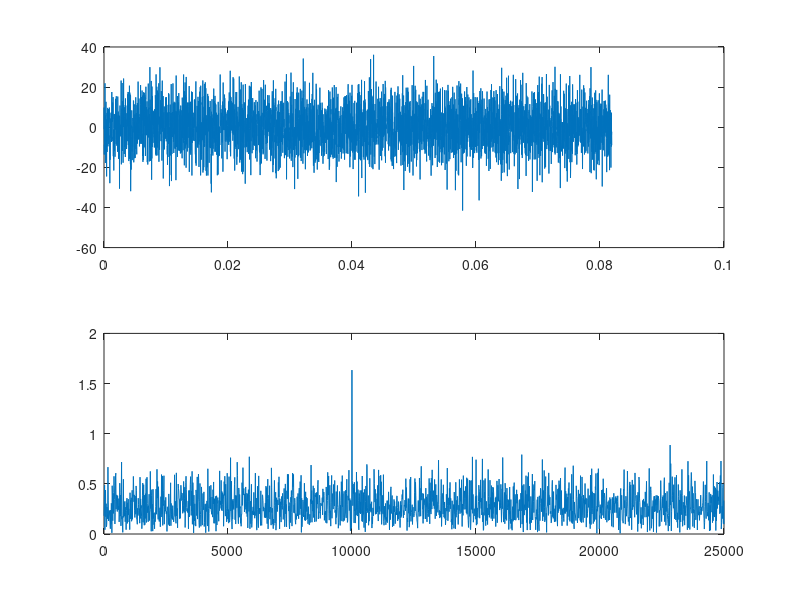

The MATLAB script that drew this image:
fs = 50e3; % 50kS/s
T_s = 1/fs; % sample period
n_rl = 2^12; % record-length or number of samples
t_T = n_rl*T_s; % allocation time
t = 0:T_s:t_T-T_s; % sample time
f_max = fs/2;
f = 0:(fs/n_rl):fs/2;

S = 2*sin(2*pi*10e3*t) + sin(2*pi*15e3*t + pi/6); % time-domain signal
S = S + 10*randn(size(S));
F = fft(S,n_rl);
P2 = abs(F/n_rl);
P1 = 2*P2(1:n_rl/2+1);
subplot(2,1,1)
plot(t,S)
subplot(2,1,2)
plot(f,P1)